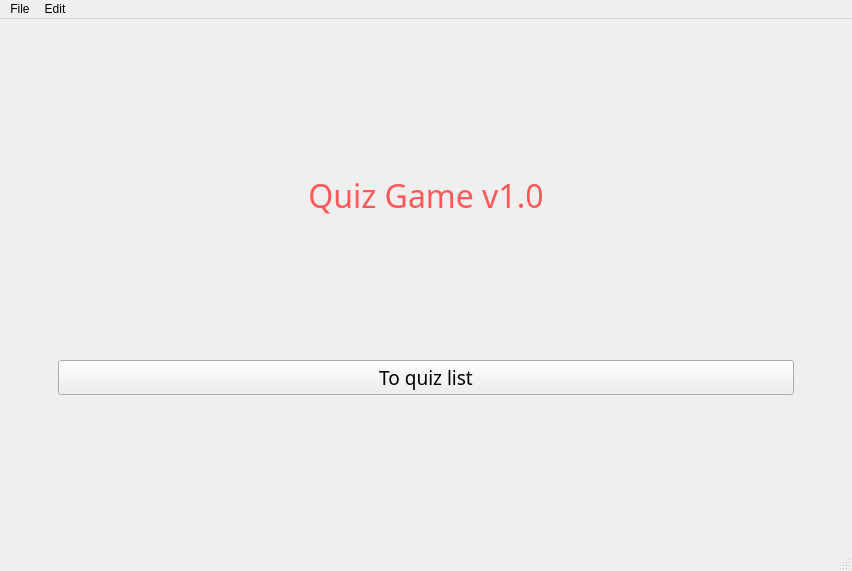
<?xml version="1.0" encoding="UTF-8"?>
<ui version="4.0">
 <class>MainWindow</class>
 <widget class="QMainWindow" name="MainWindow">
  <property name="geometry">
   <rect>
    <x>0</x>
    <y>0</y>
    <width>852</width>
    <height>571</height>
   </rect>
  </property>
  <property name="windowTitle">
   <string>QuizGame</string>
  </property>
  <property name="locale">
   <locale language="English" country="UnitedStates"/>
  </property>
  <widget class="QWidget" name="centralwidget">
   <property name="locale">
    <locale language="English" country="UnitedStates"/>
   </property>
   <layout class="QHBoxLayout" name="horizontalLayout_3">
    <item>
     <widget class="QStackedWidget" name="stackedWidget">
      <property name="currentIndex">
       <number>0</number>
      </property>
      <widget class="QWidget" name="page_start">
       <property name="sizePolicy">
        <sizepolicy hsizetype="Preferred" vsizetype="Preferred">
         <horstretch>0</horstretch>
         <verstretch>0</verstretch>
        </sizepolicy>
       </property>
       <layout class="QVBoxLayout" name="verticalLayout">
        <item>
         <layout class="QHBoxLayout" name="horizontalLayout">
          <item>
           <spacer name="horizontalSpacer">
            <property name="orientation">
             <enum>Qt::Horizontal</enum>
            </property>
            <property name="sizeType">
             <enum>QSizePolicy::Preferred</enum>
            </property>
            <property name="sizeHint" stdset="0">
             <size>
              <width>40</width>
              <height>20</height>
             </size>
            </property>
           </spacer>
          </item>
          <item>
           <widget class="QLabel" name="label_title_of_the_game">
            <property name="sizePolicy">
             <sizepolicy hsizetype="Fixed" vsizetype="Fixed">
              <horstretch>0</horstretch>
              <verstretch>0</verstretch>
             </sizepolicy>
            </property>
            <property name="font">
             <font>
              <family>Sylfaen</family>
              <pointsize>24</pointsize>
             </font>
            </property>
            <property name="layoutDirection">
             <enum>Qt::LeftToRight</enum>
            </property>
            <property name="styleSheet">
             <string notr="true">color: rgb(255, 89, 89);
shadow: rgb(0, 0, 0);</string>
            </property>
            <property name="text">
             <string>Quiz Game v1.0</string>
            </property>
            <property name="alignment">
             <set>Qt::AlignCenter</set>
            </property>
           </widget>
          </item>
          <item>
           <spacer name="horizontalSpacer_2">
            <property name="orientation">
             <enum>Qt::Horizontal</enum>
            </property>
            <property name="sizeType">
             <enum>QSizePolicy::Preferred</enum>
            </property>
            <property name="sizeHint" stdset="0">
             <size>
              <width>40</width>
              <height>20</height>
             </size>
            </property>
           </spacer>
          </item>
         </layout>
        </item>
        <item>
         <layout class="QHBoxLayout" name="horizontalLayout_2">
          <item>
           <spacer name="horizontalSpacer_3">
            <property name="orientation">
             <enum>Qt::Horizontal</enum>
            </property>
            <property name="sizeType">
             <enum>QSizePolicy::Preferred</enum>
            </property>
            <property name="sizeHint" stdset="0">
             <size>
              <width>40</width>
              <height>20</height>
             </size>
            </property>
           </spacer>
          </item>
          <item>
           <widget class="QPushButton" name="button_to_quiz_list">
            <property name="sizePolicy">
             <sizepolicy hsizetype="Preferred" vsizetype="Maximum">
              <horstretch>0</horstretch>
              <verstretch>0</verstretch>
             </sizepolicy>
            </property>
            <property name="font">
             <font>
              <family>Sylfaen</family>
              <pointsize>14</pointsize>
             </font>
            </property>
            <property name="text">
             <string>To quiz list</string>
            </property>
           </widget>
          </item>
          <item>
           <spacer name="horizontalSpacer_4">
            <property name="orientation">
             <enum>Qt::Horizontal</enum>
            </property>
            <property name="sizeType">
             <enum>QSizePolicy::Preferred</enum>
            </property>
            <property name="sizeHint" stdset="0">
             <size>
              <width>40</width>
              <height>20</height>
             </size>
            </property>
           </spacer>
          </item>
         </layout>
        </item>
       </layout>
      </widget>
      <widget class="QWidget" name="page_quiz_list">
       <layout class="QVBoxLayout" name="verticalLayout_3">
        <item>
         <layout class="QVBoxLayout" name="verticalLayout_2">
          <property name="topMargin">
           <number>50</number>
          </property>
          <item>
           <widget class="QLabel" name="label_select_the_quiz">
            <property name="font">
             <font>
              <family>Sylfaen</family>
              <pointsize>12</pointsize>
             </font>
            </property>
            <property name="mouseTracking">
             <bool>false</bool>
            </property>
            <property name="autoFillBackground">
             <bool>false</bool>
            </property>
            <property name="styleSheet">
             <string notr="true">color: rgb(63, 63, 63);</string>
            </property>
            <property name="text">
             <string>Select the quiz</string>
            </property>
            <property name="alignment">
             <set>Qt::AlignCenter</set>
            </property>
           </widget>
          </item>
          <item>
           <spacer name="verticalSpacer">
            <property name="orientation">
             <enum>Qt::Vertical</enum>
            </property>
            <property name="sizeType">
             <enum>QSizePolicy::Preferred</enum>
            </property>
            <property name="sizeHint" stdset="0">
             <size>
              <width>20</width>
              <height>40</height>
             </size>
            </property>
           </spacer>
          </item>
         </layout>
        </item>
        <item>
         <layout class="QHBoxLayout" name="horizontalLayout_4">
          <property name="topMargin">
           <number>0</number>
          </property>
          <item>
           <spacer name="horizontalSpacer_5">
            <property name="orientation">
             <enum>Qt::Horizontal</enum>
            </property>
            <property name="sizeType">
             <enum>QSizePolicy::Preferred</enum>
            </property>
            <property name="sizeHint" stdset="0">
             <size>
              <width>40</width>
              <height>20</height>
             </size>
            </property>
           </spacer>
          </item>
          <item>
           <widget class="QListWidget" name="list_quizzes">
            <property name="sizePolicy">
             <sizepolicy hsizetype="Preferred" vsizetype="Preferred">
              <horstretch>0</horstretch>
              <verstretch>0</verstretch>
             </sizepolicy>
            </property>
           </widget>
          </item>
          <item>
           <spacer name="horizontalSpacer_6">
            <property name="orientation">
             <enum>Qt::Horizontal</enum>
            </property>
            <property name="sizeType">
             <enum>QSizePolicy::Preferred</enum>
            </property>
            <property name="sizeHint" stdset="0">
             <size>
              <width>40</width>
              <height>20</height>
             </size>
            </property>
           </spacer>
          </item>
         </layout>
        </item>
        <item>
         <layout class="QHBoxLayout" name="horizontalLayout_5">
          <item>
           <spacer name="horizontalSpacer_7">
            <property name="orientation">
             <enum>Qt::Horizontal</enum>
            </property>
            <property name="sizeType">
             <enum>QSizePolicy::Preferred</enum>
            </property>
            <property name="sizeHint" stdset="0">
             <size>
              <width>40</width>
              <height>20</height>
             </size>
            </property>
           </spacer>
          </item>
          <item>
           <widget class="QPushButton" name="button_attempt_quiz">
            <property name="sizePolicy">
             <sizepolicy hsizetype="Preferred" vsizetype="Maximum">
              <horstretch>0</horstretch>
              <verstretch>0</verstretch>
             </sizepolicy>
            </property>
            <property name="font">
             <font>
              <family>Sylfaen</family>
              <pointsize>14</pointsize>
             </font>
            </property>
            <property name="text">
             <string>Attempt quiz</string>
            </property>
           </widget>
          </item>
          <item>
           <spacer name="horizontalSpacer_8">
            <property name="orientation">
             <enum>Qt::Horizontal</enum>
            </property>
            <property name="sizeType">
             <enum>QSizePolicy::Preferred</enum>
            </property>
            <property name="sizeHint" stdset="0">
             <size>
              <width>40</width>
              <height>20</height>
             </size>
            </property>
           </spacer>
          </item>
         </layout>
        </item>
       </layout>
      </widget>
      <widget class="QWidget" name="page_quiz">
       <layout class="QVBoxLayout" name="verticalLayout_5">
        <item>
         <layout class="QVBoxLayout" name="layout_question_number">
          <item>
           <widget class="QLabel" name="label_qustion_number">
            <property name="font">
             <font>
              <family>Sylfaen</family>
              <pointsize>12</pointsize>
             </font>
            </property>
            <property name="mouseTracking">
             <bool>false</bool>
            </property>
            <property name="autoFillBackground">
             <bool>false</bool>
            </property>
            <property name="styleSheet">
             <string notr="true">color: rgb(63, 63, 63);</string>
            </property>
            <property name="text">
             <string>Question #1</string>
            </property>
            <property name="alignment">
             <set>Qt::AlignCenter</set>
            </property>
           </widget>
          </item>
          <item>
           <spacer name="verticalSpacer_4">
            <property name="orientation">
             <enum>Qt::Vertical</enum>
            </property>
            <property name="sizeType">
             <enum>QSizePolicy::Preferred</enum>
            </property>
            <property name="sizeHint" stdset="0">
             <size>
              <width>20</width>
              <height>40</height>
             </size>
            </property>
           </spacer>
          </item>
         </layout>
        </item>
        <item>
         <layout class="QVBoxLayout" name="layout_question">
          <item>
           <widget class="QLabel" name="label_question">
            <property name="font">
             <font>
              <family>Sylfaen</family>
              <pointsize>18</pointsize>
             </font>
            </property>
            <property name="text">
             <string>Question?</string>
            </property>
            <property name="alignment">
             <set>Qt::AlignCenter</set>
            </property>
           </widget>
          </item>
          <item>
           <spacer name="verticalSpacer_3">
            <property name="orientation">
             <enum>Qt::Vertical</enum>
            </property>
            <property name="sizeType">
             <enum>QSizePolicy::Preferred</enum>
            </property>
            <property name="sizeHint" stdset="0">
             <size>
              <width>20</width>
              <height>40</height>
             </size>
            </property>
           </spacer>
          </item>
         </layout>
        </item>
        <item>
         <layout class="QHBoxLayout" name="layout_answers">
          <property name="spacing">
           <number>10</number>
          </property>
          <property name="leftMargin">
           <number>50</number>
          </property>
          <property name="bottomMargin">
           <number>50</number>
          </property>
          <item>
           <widget class="QRadioButton" name="radio_answer_1">
            <property name="font">
             <font>
              <family>Sylfaen</family>
              <pointsize>14</pointsize>
             </font>
            </property>
            <property name="text">
             <string>Answer 1</string>
            </property>
            <property name="iconSize">
             <size>
              <width>30</width>
              <height>30</height>
             </size>
            </property>
            <property name="checked">
             <bool>true</bool>
            </property>
           </widget>
          </item>
          <item>
           <widget class="QRadioButton" name="radio_answer_2">
            <property name="font">
             <font>
              <family>Sylfaen</family>
              <pointsize>14</pointsize>
             </font>
            </property>
            <property name="text">
             <string>Answer 2</string>
            </property>
            <property name="iconSize">
             <size>
              <width>30</width>
              <height>30</height>
             </size>
            </property>
           </widget>
          </item>
          <item>
           <widget class="QRadioButton" name="radio_answer_3">
            <property name="font">
             <font>
              <family>Sylfaen</family>
              <pointsize>14</pointsize>
             </font>
            </property>
            <property name="text">
             <string>Answer 3</string>
            </property>
            <property name="iconSize">
             <size>
              <width>30</width>
              <height>30</height>
             </size>
            </property>
           </widget>
          </item>
          <item>
           <widget class="QRadioButton" name="radio_answer_4">
            <property name="font">
             <font>
              <family>Sylfaen</family>
              <pointsize>14</pointsize>
             </font>
            </property>
            <property name="layoutDirection">
             <enum>Qt::LeftToRight</enum>
            </property>
            <property name="text">
             <string>Answer 4</string>
            </property>
            <property name="iconSize">
             <size>
              <width>30</width>
              <height>30</height>
             </size>
            </property>
           </widget>
          </item>
         </layout>
        </item>
        <item>
         <layout class="QHBoxLayout" name="layout_navigation_buttons">
          <property name="spacing">
           <number>0</number>
          </property>
          <property name="leftMargin">
           <number>0</number>
          </property>
          <property name="topMargin">
           <number>50</number>
          </property>
          <property name="rightMargin">
           <number>0</number>
          </property>
          <item>
           <widget class="QPushButton" name="button_next">
            <property name="sizePolicy">
             <sizepolicy hsizetype="Maximum" vsizetype="Maximum">
              <horstretch>0</horstretch>
              <verstretch>0</verstretch>
             </sizepolicy>
            </property>
            <property name="font">
             <font>
              <family>Sylfaen</family>
              <pointsize>10</pointsize>
             </font>
            </property>
            <property name="text">
             <string>Next</string>
            </property>
           </widget>
          </item>
          <item>
           <widget class="QPushButton" name="button_finish">
            <property name="sizePolicy">
             <sizepolicy hsizetype="Maximum" vsizetype="Maximum">
              <horstretch>0</horstretch>
              <verstretch>0</verstretch>
             </sizepolicy>
            </property>
            <property name="font">
             <font>
              <family>Sylfaen</family>
              <pointsize>10</pointsize>
             </font>
            </property>
            <property name="text">
             <string>Finish</string>
            </property>
           </widget>
          </item>
         </layout>
        </item>
       </layout>
      </widget>
      <widget class="QWidget" name="page_results"/>
     </widget>
    </item>
   </layout>
  </widget>
  <widget class="QMenuBar" name="menubar">
   <property name="geometry">
    <rect>
     <x>0</x>
     <y>0</y>
     <width>852</width>
     <height>25</height>
    </rect>
   </property>
   <property name="locale">
    <locale language="English" country="UnitedStates"/>
   </property>
   <widget class="QMenu" name="menuMenu">
    <property name="title">
     <string>File</string>
    </property>
   </widget>
   <widget class="QMenu" name="menuEdit">
    <property name="title">
     <string>Edit</string>
    </property>
   </widget>
   <addaction name="menuMenu"/>
   <addaction name="menuEdit"/>
  </widget>
  <widget class="QStatusBar" name="statusbar">
   <property name="locale">
    <locale language="English" country="UnitedStates"/>
   </property>
  </widget>
 </widget>
 <resources/>
 <connections/>
</ui>
